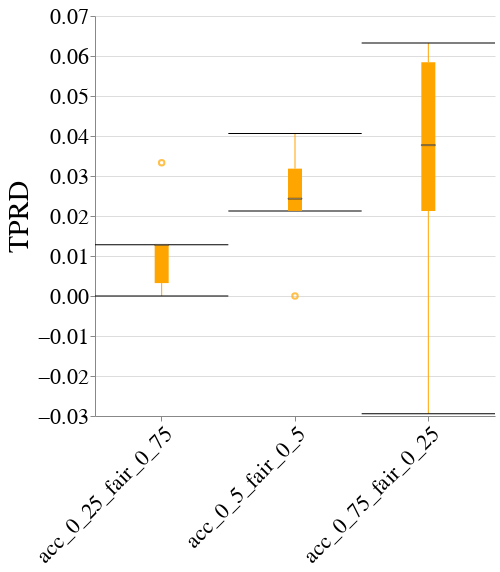

The cell this chart's notebook holds for it:
### Code cell
create_box_plot_per_dataset_and_case_study(to_plot=best_lp_metrics_per_exp_config_df,
                                           exp_name=EXP_NAME,
                                           dataset_name=DATASET_NAME,
                                           case_study_name=CASE_STUDY_NAME,
                                           metric_name="Equalized_Odds_TPR",
                                           group=GROUP)

### Figure 1 — Vega-Lite specification as saved in the notebook (floating-point values rounded to 4 significant figures)
{"config": {"view": {"continuousWidth": 400, "continuousHeight": 300, "stroke": null}, "axis": {"labelFontSize": 22, "labelFontWeight": "normal", "titleFontSize": 28, "titleFontWeight": "normal"}, "title": {"fontSize": 28}}, "data": {"name": "data-9d5b2d665186aa3e7a26f239e8c4cb14"}, "mark": {"type": "boxplot", "color": "orange", "median": {"stroke": "black", "strokeWidth": 0.7}, "ticks": true}, "encoding": {"x": {"axis": {"labelAngle": -45, "labelLimit": 500}, "field": "exp_config_name", "title": null, "type": "nominal"}, "y": {"field": "disparity_metric_value", "scale": {"zero": false}, "title": "TPRD", "type": "quantitative"}}, "height": 400, "width": 400, "$schema": "https://vega.github.io/schema/vega-lite/v4.17.0.json", "datasets": {"data-9d5b2d665186aa3e7a26f239e8c4cb14": [{"exp_config_name": "acc_0_25_fair_0_75", "run_num": 1, "logical_pipeline_uuid": "Tm9uZSZOT19GQUlSTkVTU19JTlRFUlZFTlRJT04mZ2FuZGFsZl9jbGY=", "physical_pipeline_uuid": "608f0e8b-b164-4a5a-8fa2-7ee44be8b464", "compound_pp_quality": 0.9614, "metric": "Equalized_Odds_TPR", "model_name": "gandalf_clf", "runtime_in_mins": 0.09234, "dataset_name": "diabetes", "logical_pipeline_name": "None&NO_FAIRNESS_INTERVENTION&gandalf_clf", "null_imputer_name": "None", "fairness_intervention_name": "NO_FAIRNESS_INTERVENTION", "Gender_dis": 0.9167, "Gender_priv": 0.9038, "overall": 0.9091, "disparity_metric_value": 0.01282}, {"exp_config_name": "acc_0_25_fair_0_75", "run_num": 2, "logical_pipeline_uuid": "Tm9uZSZOT19GQUlSTkVTU19JTlRFUlZFTlRJT04mbGdibV9jbGY=", "physical_pipeline_uuid": "2f6608fe-e1c7-4036-81a0-ad42efc2bc2b", "compound_pp_quality": 0.9791, "metric": "Equalized_Odds_TPR", "model_name": "lgbm_clf", "runtime_in_mins": 0.01255, "dataset_name": "diabetes", "logical_pipeline_name": "None&NO_FAIRNESS_INTERVENTION&lgbm_clf", "null_imputer_name": "None", "fairness_intervention_name": "NO_FAIRNESS_INTERVENTION", "Gender_dis": 0.9394, "Gender_priv": 0.9362, "overall": 0.9375, "disparity_metric_value": 0.003224}, {"exp_config_name": "acc_0_25_fair_0_75", "run_num": 3, "logical_pipeline_uuid": "Tm9uZSZOT19GQUlSTkVTU19JTlRFUlZFTlRJT04mZ2FuZGFsZl9jbGY=", "physical_pipeline_uuid": "80c08d26-5798-4ab2-9c78-249cc60cb801", "compound_pp_quality": 0.9435, "metric": "Equalized_Odds_TPR", "model_name": "gandalf_clf", "runtime_in_mins": 0.09841, "dataset_name": "diabetes", "logical_pipeline_name": "None&NO_FAIRNESS_INTERVENTION&gandalf_clf", "null_imputer_name": "None", "fairness_intervention_name": "NO_FAIRNESS_INTERVENTION", "Gender_dis": 0.8667, "Gender_priv": 0.8333, "overall": 0.8462, "disparity_metric_value": 0.03333}, {"exp_config_name": "acc_0_25_fair_0_75", "run_num": 4, "logical_pipeline_uuid": "Tm9uZSZOT19GQUlSTkVTU19JTlRFUlZFTlRJT04mZ2FuZGFsZl9jbGY=", "physical_pipeline_uuid": "d75eb3b8-446f-4540-96eb-e42622e50f99", "compound_pp_quality": 0.9585, "metric": "Equalized_Odds_TPR", "model_name": "gandalf_clf", "runtime_in_mins": 0.07878, "dataset_name": "diabetes", "logical_pipeline_name": "None&NO_FAIRNESS_INTERVENTION&gandalf_clf", "null_imputer_name": "None", "fairness_intervention_name": "NO_FAIRNESS_INTERVENTION", "Gender_dis": 0.8, "Gender_priv": 0.7872, "overall": 0.7927, "disparity_metric_value": 0.01277}, {"exp_config_name": "acc_0_25_fair_0_75", "run_num": 5, "logical_pipeline_uuid": "Tm9uZSZOT19GQUlSTkVTU19JTlRFUlZFTlRJT04mcmZfY2xm", "physical_pipeline_uuid": "48d54b11-8d9b-4190-9c14-5aeed71928fa", "compound_pp_quality": 0.9887, "metric": "Equalized_Odds_TPR", "model_name": "rf_clf", "runtime_in_mins": 0.006393, "dataset_name": "diabetes", "logical_pipeline_name": "None&NO_FAIRNESS_INTERVENTION&rf_clf", "null_imputer_name": "None", "fairness_intervention_name": "NO_FAIRNESS_INTERVENTION", "Gender_dis": 1.0, "Gender_priv": 1.0, "overall": 1.0, "disparity_metric_value": 0.0}, {"exp_config_name": "acc_0_5_fair_0_5", "run_num": 1, "logical_pipeline_uuid": "Tm9uZSZOT19GQUlSTkVTU19JTlRFUlZFTlRJT04mZ2FuZGFsZl9jbGY=", "physical_pipeline_uuid": "59a3e31a-b87b-4763-84eb-38490efed151", "compound_pp_quality": 0.9399, "metric": "Equalized_Odds_TPR", "model_name": "gandalf_clf", "runtime_in_mins": 0.09172, "dataset_name": "diabetes", "logical_pipeline_name": "None&NO_FAIRNESS_INTERVENTION&gandalf_clf", "null_imputer_name": "None", "fairness_intervention_name": "NO_FAIRNESS_INTERVENTION", "Gender_dis": 0.9444, "Gender_priv": 0.9038, "overall": 0.9205, "disparity_metric_value": 0.0406}, {"exp_config_name": "acc_0_5_fair_0_5", "run_num": 2, "logical_pipeline_uuid": "Tm9uZSZOT19GQUlSTkVTU19JTlRFUlZFTlRJT04mbGdibV9jbGY=", "physical_pipeline_uuid": "549f02b5-1e4a-4afb-9e85-a26aa58c7cfe", "compound_pp_quality": 0.9681, "metric": "Equalized_Odds_TPR", "model_name": "lgbm_clf", "runtime_in_mins": 0.008362, "dataset_name": "diabetes", "logical_pipeline_name": "None&NO_FAIRNESS_INTERVENTION&lgbm_clf", "null_imputer_name": "None", "fairness_intervention_name": "NO_FAIRNESS_INTERVENTION", "Gender_dis": 1.0, "Gender_priv": 0.9787, "overall": 0.9875, "disparity_metric_value": 0.02128}, {"exp_config_name": "acc_0_5_fair_0_5", "run_num": 2, "logical_pipeline_uuid": "Tm9uZSZOT19GQUlSTkVTU19JTlRFUlZFTlRJT04mcmZfY2xm", "physical_pipeline_uuid": "4f841ab1-1599-4116-be52-0f0c91b6ce1b", "compound_pp_quality": 0.9681, "metric": "Equalized_Odds_TPR", "model_name": "rf_clf", "runtime_in_mins": 0.01937, "dataset_name": "diabetes", "logical_pipeline_name": "None&NO_FAIRNESS_INTERVENTION&rf_clf", "null_imputer_name": "None", "fairness_intervention_name": "NO_FAIRNESS_INTERVENTION", "Gender_dis": 1.0, "Gender_priv": 0.9787, "overall": 0.9875, "disparity_metric_value": 0.02128}, {"exp_config_name": "acc_0_5_fair_0_5", "run_num": 3, "logical_pipeline_uuid": "Tm9uZSZOT19GQUlSTkVTU19JTlRFUlZFTlRJT04mZ2FuZGFsZl9jbGY=", "physical_pipeline_uuid": "552150ec-cebe-4acf-af84-e7adbbd153c7", "compound_pp_quality": 0.9204, "metric": "Equalized_Odds_TPR", "model_name": "gandalf_clf", "runtime_in_mins": 0.08412, "dataset_name": "diabetes", "logical_pipeline_name": "None&NO_FAIRNESS_INTERVENTION&gandalf_clf", "null_imputer_name": "None", "fairness_intervention_name": "NO_FAIRNESS_INTERVENTION", "Gender_dis": 0.8667, "Gender_priv": 0.8333, "overall": 0.8462, "disparity_metric_value": 0.03333}, {"exp_config_name": "acc_0_5_fair_0_5", "run_num": 4, "logical_pipeline_uuid": "Tm9uZSZOT19GQUlSTkVTU19JTlRFUlZFTlRJT04mZ2FuZGFsZl9jbGY=", "physical_pipeline_uuid": "fd0c759d-089f-41cf-9202-680d7a53dff3", "compound_pp_quality": 0.9344, "metric": "Equalized_Odds_TPR", "model_name": "gandalf_clf", "runtime_in_mins": 0.12, "dataset_name": "diabetes", "logical_pipeline_name": "None&NO_FAIRNESS_INTERVENTION&gandalf_clf", "null_imputer_name": "None", "fairness_intervention_name": "NO_FAIRNESS_INTERVENTION", "Gender_dis": 0.8571, "Gender_priv": 0.8298, "overall": 0.8415, "disparity_metric_value": 0.02736}, {"exp_config_name": "acc_0_5_fair_0_5", "run_num": 5, "logical_pipeline_uuid": "Tm9uZSZOT19GQUlSTkVTU19JTlRFUlZFTlRJT04mcmZfY2xm", "physical_pipeline_uuid": "eee0182e-1375-4452-a613-4e85e007aa1f", "compound_pp_quality": 0.9774, "metric": "Equalized_Odds_TPR", "model_name": "rf_clf", "runtime_in_mins": 0.01018, "dataset_name": "diabetes", "logical_pipeline_name": "None&NO_FAIRNESS_INTERVENTION&rf_clf", "null_imputer_name": "None", "fairness_intervention_name": "NO_FAIRNESS_INTERVENTION", "Gender_dis": 1.0, "Gender_priv": 1.0, "overall": 1.0, "disparity_metric_value": 0.0}, {"exp_config_name": "acc_0_75_fair_0_25", "run_num": 1, "logical_pipeline_uuid": "Tm9uZSZOT19GQUlSTkVTU19JTlRFUlZFTlRJT04mcmZfY2xm", "physical_pipeline_uuid": "a4c98027-c38e-44e3-95b6-8c583d26a460", "compound_pp_quality": 0.9368, "metric": "Equalized_Odds_TPR", "model_name": "rf_clf", "runtime_in_mins": 0.007877, "dataset_name": "diabetes", "logical_pipeline_name": "None&NO_FAIRNESS_INTERVENTION&rf_clf", "null_imputer_name": "None", "fairness_intervention_name": "NO_FAIRNESS_INTERVENTION", "Gender_dis": 0.9444, "Gender_priv": 0.8846, "overall": 0.9091, "disparity_metric_value": 0.05983}, {"exp_config_name": "acc_0_75_fair_0_25", "run_num": 2, "logical_pipeline_uuid": "Tm9uZSZOT19GQUlSTkVTU19JTlRFUlZFTlRJT04mbGdibV9jbGY=", "physical_pipeline_uuid": "0569e4b5-73f5-46c2-90a5-c34a0664ab62", "compound_pp_quality": 0.9629, "metric": "Equalized_Odds_TPR", "model_name": "lgbm_clf", "runtime_in_mins": 0.0159, "dataset_name": "diabetes", "logical_pipeline_name": "None&NO_FAIRNESS_INTERVENTION&lgbm_clf", "null_imputer_name": "None", "fairness_intervention_name": "NO_FAIRNESS_INTERVENTION", "Gender_dis": 1.0, "Gender_priv": 0.9787, "overall": 0.9875, "disparity_metric_value": 0.02128}, {"exp_config_name": "acc_0_75_fair_0_25", "run_num": 2, "logical_pipeline_uuid": "Tm9uZSZOT19GQUlSTkVTU19JTlRFUlZFTlRJT04mcmZfY2xm", "physical_pipeline_uuid": "6ffd0102-3f47-414c-be20-8265216b3cbb", "compound_pp_quality": 0.9629, "metric": "Equalized_Odds_TPR", "model_name": "rf_clf", "runtime_in_mins": 0.01914, "dataset_name": "diabetes", "logical_pipeline_name": "None&NO_FAIRNESS_INTERVENTION&rf_clf", "null_imputer_name": "None", "fairness_intervention_name": "NO_FAIRNESS_INTERVENTION", "Gender_dis": 1.0, "Gender_priv": 0.9787, "overall": 0.9875, "disparity_metric_value": 0.02128}, {"exp_config_name": "acc_0_75_fair_0_25", "run_num": 3, "logical_pipeline_uuid": "Tm9uZSZOT19GQUlSTkVTU19JTlRFUlZFTlRJT04mZ2FuZGFsZl9jbGY=", "physical_pipeline_uuid": "9c7d871e-f309-4e0d-a4f9-5537d89220f9", "compound_pp_quality": 0.8997, "metric": "Equalized_Odds_TPR", "model_name": "gandalf_clf", "runtime_in_mins": 0.08401, "dataset_name": "diabetes", "logical_pipeline_name": "None&NO_FAIRNESS_INTERVENTION&gandalf_clf", "null_imputer_name": "None", "fairness_intervention_name": "NO_FAIRNESS_INTERVENTION", "Gender_dis": 0.8667, "Gender_priv": 0.8125, "overall": 0.8333, "disparity_metric_value": 0.05417}, {"exp_config_name": "acc_0_75_fair_0_25", "run_num": 4, "logical_pipeline_uuid": "Tm9uZSZOT19GQUlSTkVTU19JTlRFUlZFTlRJT04mcmZfY2xm", "physical_pipeline_uuid": "5cc3b03e-bacf-42fa-a282-0db9e982d3b1", "compound_pp_quality": 0.9177, "metric": "Equalized_Odds_TPR", "model_name": "rf_clf", "runtime_in_mins": 0.01372, "dataset_name": "diabetes", "logical_pipeline_name": "None&NO_FAIRNESS_INTERVENTION&rf_clf", "null_imputer_name": "None", "fairness_intervention_name": "NO_FAIRNESS_INTERVENTION", "Gender_dis": 0.9143, "Gender_priv": 0.8511, "overall": 0.878, "disparity_metric_value": 0.06322}, {"exp_config_name": "acc_0_75_fair_0_25", "run_num": 5, "logical_pipeline_uuid": "Tm9uZSZOT19GQUlSTkVTU19JTlRFUlZFTlRJT04mcmZfY2xm", "physical_pipeline_uuid": "b952501d-7864-4458-88f2-1ed912eeeb66", "compound_pp_quality": 0.9678, "metric": "Equalized_Odds_TPR", "model_name": "rf_clf", "runtime_in_mins": 0.007789, "dataset_name": "diabetes", "logical_pipeline_name": "None&NO_FAIRNESS_INTERVENTION&rf_clf", "null_imputer_name": "None", "fairness_intervention_name": "NO_FAIRNESS_INTERVENTION", "Gender_dis": 0.9706, "Gender_priv": 1.0, "overall": 0.9865, "disparity_metric_value": -0.02941}]}}
